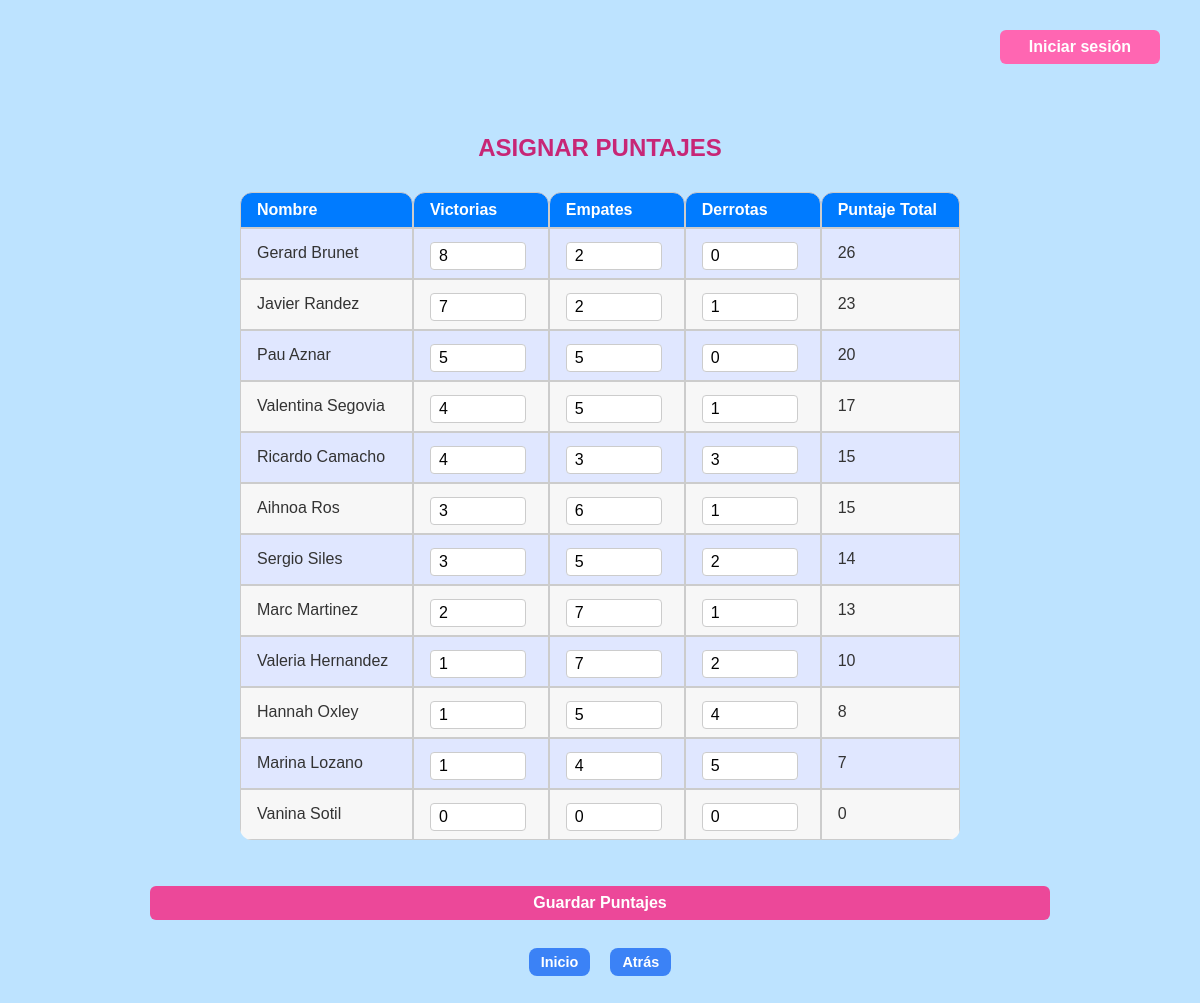
The page /asignar_puntajes on the database its author committed.
### tables this page shows
CREATE TABLE usuarios (
    id INTEGER PRIMARY KEY AUTOINCREMENT,
    nombre TEXT NOT NULL,
    email TEXT NOT NULL UNIQUE,
    contrasena TEXT NOT NULL,
    rol TEXT DEFAULT 'participante',
    nivel TEXT
, edad INTEGER, juego TEXT DEFAULT 'MiTorneo', torneo TEXT DEFAULT 'LOL World', victorias INTEGER DEFAULT 0, empates INTEGER DEFAULT 0, derrotas INTEGER DEFAULT 0, puntaje INTEGER DEFAULT 0);

### app.py (the view, shortened to what this page needs)
@app.route('/asignar_puntajes', methods=['GET', 'POST'])
def asignar_puntajes():
    conn = db_connection()
    c = conn.cursor()
    c.execute("SELECT id, nombre, victorias, empates, derrotas, puntaje FROM usuarios WHERE rol = 'participante' ORDER BY puntaje DESC")
    participantes = c.fetchall()
    conn.close()
    return render_template('asignar_puntajes.html', participantes=participantes)

### app.py (called while the page is built)
def db_connection():
    conn = sqlite3.connect('database/torneo.db')
    conn.row_factory = sqlite3.Row
    return conn

### templates/asignar_puntajes.html
{% extends "base.html" %}
{% block content %}
<h2 class="titulo-seccion">ASIGNAR PUNTAJES</h2>
<form method="post">
    <table class="tabla-puntajes">
        <thead>
            <tr class="fila-header">
                <th>Nombre</th>
                <th>Victorias</th>
                <th>Empates</th>
                <th>Derrotas</th>
                <th>Puntaje Total</th>
            </tr>
        </thead>
        <tbody>
            {% for p in participantes %}
            <tr class="fila-participante">
                <td>{{ p['nombre'] }}</td>
                <td>
                    <input type="number" name="victorias_{{ p['id'] }}" value="{{ p['victorias'] or 0 }}" min="0" class="input-puntaje">
                </td>
                <td>
                    <input type="number" name="empates_{{ p['id'] }}" value="{{ p['empates'] or 0 }}" min="0" class="input-puntaje">
                </td>
                <td>
                    <input type="number" name="derrotas_{{ p['id'] }}" value="{{ p['derrotas'] or 0 }}" min="0" class="input-puntaje">
                </td>
                <td>
                    {{ (p['victorias'] or 0) * 3 + (p['empates'] or 0) }}
                </td>
            </tr>
            {% endfor %}
        </tbody>
    </table>
    <button type="submit" class="btn-guardar">Guardar Puntajes</button>
    <div style="display: flex; justify-content: center; gap: 20px; margin-top: 20px;">
        <a href="{{ url_for('index') }}" class="btn-panel-admin">Inicio</a>
        <a href="{{ url_for('admin_dashboard') }}" class="btn-panel-admin">Atrás</a>
    </div>
</form>
{% endblock %}

### static/style.css (style rules this page uses)
body { background-color: #bde3ff; font-family: Arial, sans-serif; margin: 0; padding: 20px; color: #333; text-align: center; }
a { color: #007bff; text-decoration: none; font-weight: bold; display: block; text-align: center; margin-top: 20px; transition: color 0.3s ease; }
table { width: 80%; margin: 30px auto; border-collapse: separate; border-spacing: 0; border-radius: 12px; overflow: hidden; }
th, td { padding: 10px; text-align: left; border-bottom: 1px solid #ddd; }
th { background-color: #007bff; color: white; font-weight: bold; border-top-left-radius: 12px; border-top-right-radius: 12px; }
tr:nth-child(even) { background-color: #f7f7f7; }
tr:nth-child(odd) { background-color: #e0e7ff; }
.btn-panel-admin { background-color: #3b82f6 !important; color: white !important; padding: 10px 15px; border-radius: 10px; text-decoration: none; font-weight: bold; display: inline-block; margin-bottom: 8px; transition: color 0.3s ease; }
.titulo-seccion { color: #c72676; text-align: center; text-transform: uppercase; font-weight: bold; }
.fila-header { background-color: #f9d3fe; }
.tabla-puntajes th, .tabla-puntajes td { padding: 0.5rem 1rem; border: 1px solid #ccc; text-align: left; }
.fila-participante { border-top: 1px solid #ccc; }
.input-puntaje { border: 1px solid #ccc; padding: 0.25rem 0.5rem; width: 6rem; border-radius: 4px; font-size: 1rem; }
.btn-guardar { margin-top: 1rem; background-color: #ec4899; color: white; font-weight: bold; padding: 0.5rem 1rem; border-radius: 0.375rem; border: none; cursor: pointer; font-size: 1rem; transition: background-color 0.3s ease; }
.btn-panel-admin { display: inline-block; margin: 0 10px; padding: 5px 12px; background-color: #ff69b4; color: white; text-decoration: none; border-radius: 5px; font-weight: bold; transition: background-color 0.3s ease; }
form input, form select { width: 100%; padding: 10px; margin-top: 5px; border-radius: 10px; border: 1px solid #ccc; box-sizing: border-box; font-size: 1rem; }
button { margin-top: 20px; width: 100%; padding: 12px; background-color: #ff69b4; border: none; color: white; font-weight: bold; font-size: 1.1rem; border-radius: 10px; cursor: pointer; transition: background-color 0.3s ease; }
.btn-panel-admin { display: inline-block; margin: 8px 0 5px 0; padding: 6px 12px; background-color: #4fc3f7; color: white; border-radius: 8px; text-decoration: none; font-weight: bold; font-size: 0.9em; }

### rows shown on the page
usuarios: nombre "Gerard Brunet", victorias "8", empates "2", derrotas "0", (p['victorias']or0)*3+(p['empates']or0) "26"
usuarios: nombre "Javier Randez", victorias "7", empates "2", derrotas "1", (p['victorias']or0)*3+(p['empates']or0) "23"
usuarios: nombre "Pau Aznar", victorias "5", empates "5", derrotas "0", (p['victorias']or0)*3+(p['empates']or0) "20"
usuarios: nombre "Valentina Segovia", victorias "4", empates "5", derrotas "1", (p['victorias']or0)*3+(p['empates']or0) "17"
usuarios: nombre "Ricardo Camacho", victorias "4", empates "3", derrotas "3", (p['victorias']or0)*3+(p['empates']or0) "15"
usuarios: nombre "Aihnoa Ros", victorias "3", empates "6", derrotas "1", (p['victorias']or0)*3+(p['empates']or0) "15"
usuarios: nombre "Sergio Siles", victorias "3", empates "5", derrotas "2", (p['victorias']or0)*3+(p['empates']or0) "14"
usuarios: nombre "Marc Martinez", victorias "2", empates "7", derrotas "1", (p['victorias']or0)*3+(p['empates']or0) "13"
usuarios: nombre "Valeria Hernandez", victorias "1", empates "7", derrotas "2", (p['victorias']or0)*3+(p['empates']or0) "10"
usuarios: nombre "Hannah Oxley", victorias "1", empates "5", derrotas "4", (p['victorias']or0)*3+(p['empates']or0) "8"
usuarios: nombre "Marina Lozano", victorias "1", empates "4", derrotas "5", (p['victorias']or0)*3+(p['empates']or0) "7"
usuarios: nombre "Vanina Sotil", victorias "0", empates "0", derrotas "0", (p['victorias']or0)*3+(p['empates']or0) "0"
